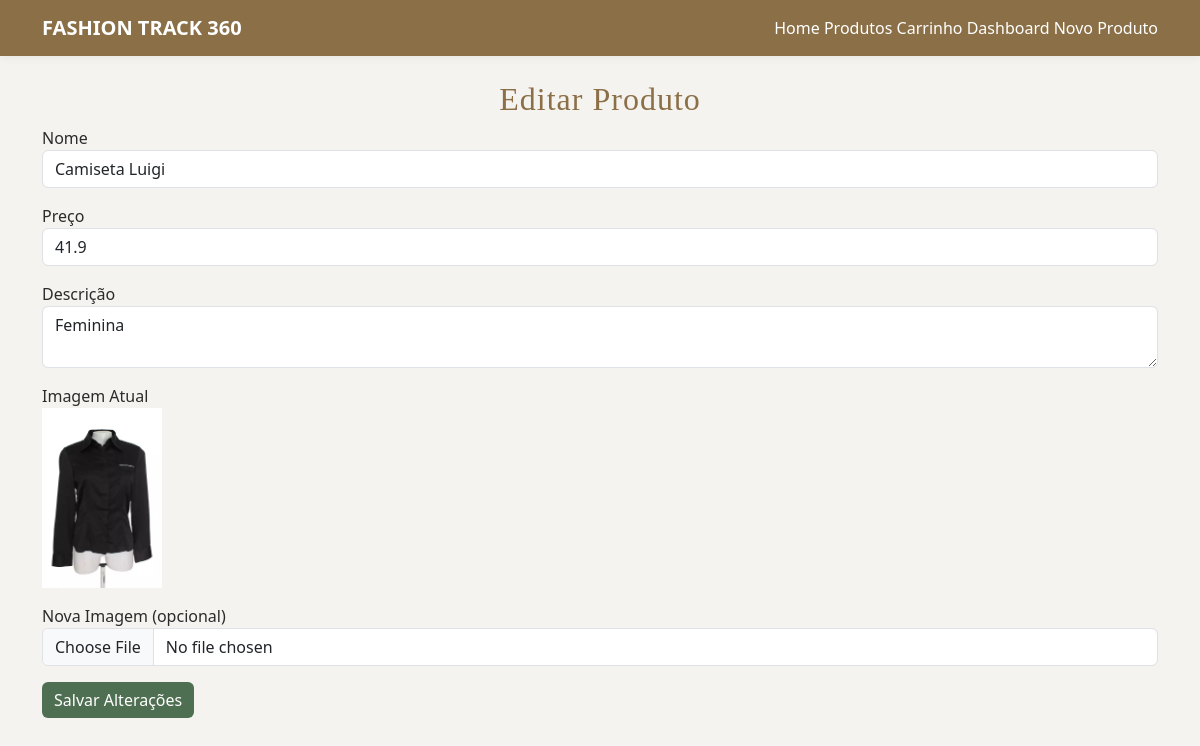
/admin/produto/2/editar (signed in), run on the app's committed database.
### app/models.py (models this page shows, shortened)
class Product(db.Model):
    __tablename__ = 'products'
    id = db.Column(db.Integer, primary_key=True)
    nome = db.Column(db.String(100), nullable=False)
    descricao = db.Column(db.Text, nullable=False)
    preco = db.Column(db.Float, nullable=False)
    imagem = db.Column(db.String(200), default="sem-imagem.png")
    categoria = db.Column(db.String(100))
    visivel = db.Column(db.Boolean, default=True)
    estoque = db.Column(db.Integer, default=0)

### app/admin.py (the view, shortened to what this page needs)
@admin.route("/produto/<int:id>/editar", methods=["GET", "POST"])
@login_required
def editar_produto(id):
    if not current_user.is_admin:
        abort(403)
    produto = Product.query.get_or_404(id)
    return render_template("admin/editar_produto.html", produto=produto)

### app/__init__.py (called while the page is built)
def create_app():
    app = Flask(__name__)
    app.config.from_object('config.Config')
    db.init_app(app)
    login_manager.init_app(app)
    from .auth import auth
    from .routes import main
    from .admin import admin   # <<< IMPORTANTE
    app.register_blueprint(auth)
    app.register_blueprint(main)
    app.register_blueprint(admin)  # <<< IMPORTANTE
    @login_manager.user_loader
    def load_user(user_id):
        return User.query.get(int(user_id))
    return app

### app/templates/admin/editar_produto.html
{% extends "base.html" %}
{% block content %}
<div class="container mt-4">
    <h2>Editar Produto</h2>
    <form method="POST" enctype="multipart/form-data">
        <div class="mb-3">
            <label>Nome</label>
            <input type="text" name="nome" class="form-control" value="{{ produto.nome }}" required>
        </div>
        <div class="mb-3">
            <label>Preço</label>
            <input type="number" step="0.01" name="preco" class="form-control" value="{{ produto.preco }}" required>
        </div>
        <div class="mb-3">
            <label>Descrição</label>
            <textarea name="descricao" class="form-control" required>{{ produto.descricao }}</textarea>
        </div>
        <div class="mb-3">
            <label>Imagem Atual</label><br>
            <img src="{{ url_for('static', filename='uploads/' + produto.imagem) }}" width="120">
        </div>
        <div class="mb-3">
            <label>Nova Imagem (opcional)</label>
            <input type="file" name="imagem" class="form-control">
        </div>
        <button class="btn btn-primary">Salvar Alterações</button>
    </form>
</div>
{% endblock %}

### app/static/css/style.css (style rules this page uses)
* { margin: 0; padding: 0; box-sizing: border-box; font-family: 'Segoe UI', sans-serif; }
body { background-color: #f5f5f5; color: #333; }
h2 { text-align: center; margin: 40px 0; font-size: 28px; }

### app/templates/base.html (style rules this page uses)
:root { --offwhite: #F5F3EF; --brown: #8B6F47; --green: #4F6F52; --dark: #2B2B2B; }
body { background-color: var(--offwhite); color: var(--dark); font-family: 'Poppins', sans-serif; }
.btn-primary { background-color: var(--green); border: none; }
h2, h4 { color: var(--brown); }
h1, h2, h3, h4, h5 { font-family: 'Playfair Display', serif; letter-spacing: 1px; }

### data on the page
Product: nome "Camiseta Luigi", preco "41.9", descricao "Feminina", imagem (picture)
